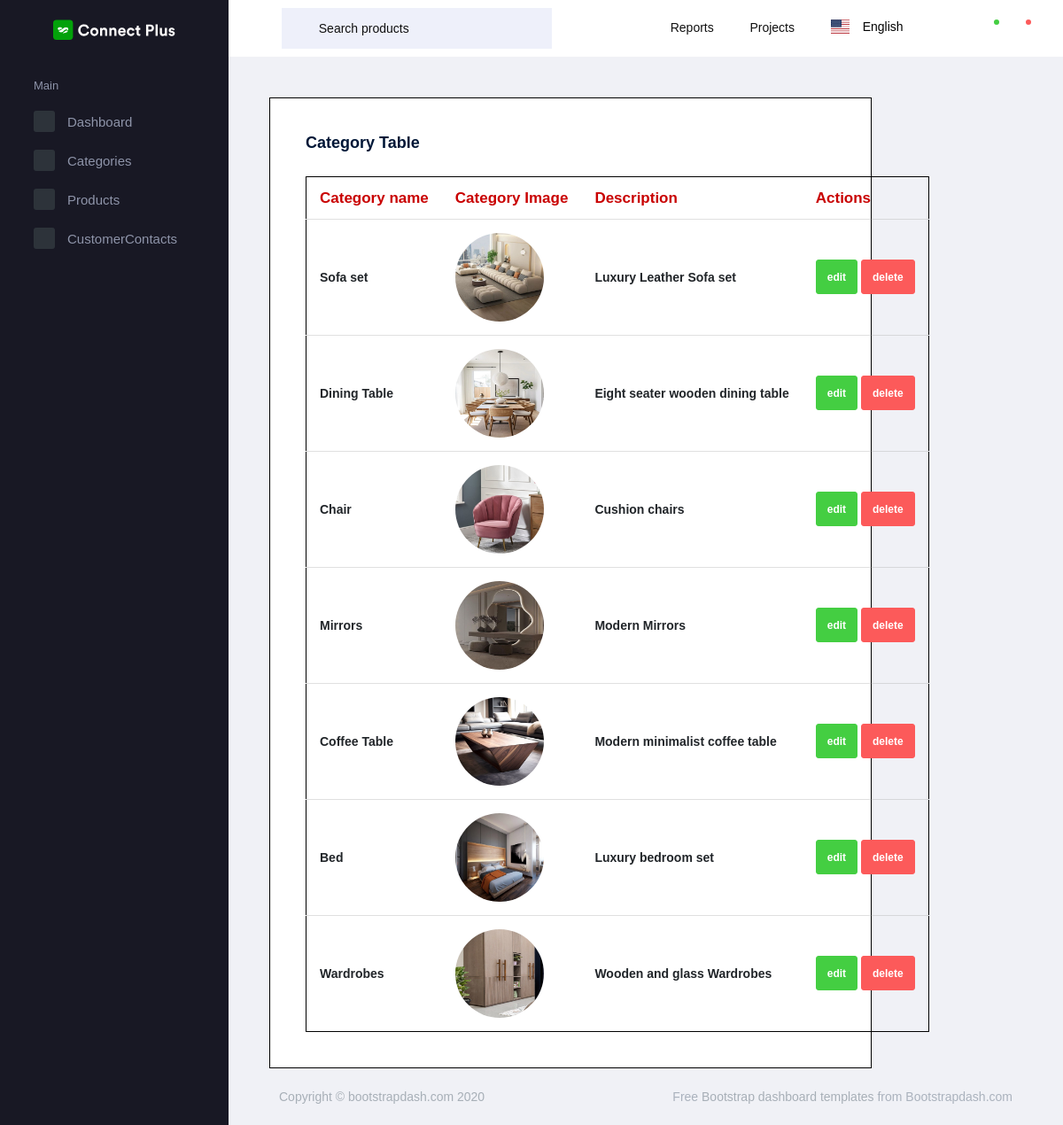
/furnitures/displaycategoryfn/, run on the app's committed database.
### FurnitureApp/models.py (models this page shows)
class Categoryclass(models.Model):
    cname=models.CharField(max_length=100,null=True,blank=True)
    cimage=models.ImageField(upload_to="categorypics",null=True,blank=True)
    cdescription=models.TextField(max_length=100,null=True,blank=True)

### FurnitureApp/views.py (the view)
# urls.py: path('displaycategoryfn/',views.displaycategoryfn,name="displaycategoryfn"),
def displaycategoryfn(request):
    data=Categoryclass.objects.all()
    return render(request,"displaycategory.html",{'data':data})

### FurnitureApp/templates/displaycategory.html (shortened to what this page needs)
<!DOCTYPE html>
{% extends "index.html" %}
{% block content %}
<html lang="en">
<head>
</head>
<body>
    <div class="card" style="width: 80%; border: solid 1px black;">
        <div class="card-body">
          <h3 class="card-title">Category Table</h3>
          <table class="table" style="border: solid 1px black;">
            <thead>
              <tr>
                <th style="font-weight: 900; font-size: 17px; color: rgb(201, 0, 0);">Category name</th>
                <th style="font-weight: 900; font-size: 17px; color: rgb(201, 0, 0);">Category Image</th>
                <th style="font-weight: 900; font-size: 17px; color: rgb(201, 0, 0);">Description</th>
                <th style="font-weight: 900; font-size: 17px; color: rgb(201, 0, 0);"   >Actions</th>
              </tr>
            </thead>
            <tbody>
              {% for i in data %}
              <tr>
                <td style="font-weight: 900; ">{{i.cname}}</td>
                <td><img src="{{i.cimage.url}}" style="width: 100px; height: 100px;"></td>
                <td style="font-weight: 900;">{{i.cdescription}}</td>
                <td>
                    <a href="{% url 'editcategoryfn' edit_id=i.id %}">
                        <button type="button" class="btn btn-success">edit</button>
                    </a>
                    <a href="{% url 'deletecategoryfn' del_id=i.id %}">
                        <button type="button" class="btn btn-danger">delete</button>
                    </a>
                  </td>
              </tr>
              {% endfor %}
            </tbody>
          </table>
        </div>
      </div>
</body>
</html>
{% endblock %}

### FurnitureApp/templates/index.html (shortened to what this page needs)
<!DOCTYPE html>
{% load static %}
<html lang="en">
  <head>
    <link rel="stylesheet" href="{% static 'adminpage/vendors/mdi/css/materialdesignicons.min.css' %}">
    <link rel="stylesheet" href="{% static 'adminpage/vendors/flag-icon-css/css/flag-icon.min.css' %}">
    <link rel="stylesheet" href="{% static 'adminpage/vendors/css/vendor.bundle.base.css' %}">
    <link rel="stylesheet" href="{% static 'adminpage/vendors/font-awesome/css/font-awesome.min.css' %}" />
    <link rel="stylesheet" href="{% static 'adminpage/vendors/bootstrap-datepicker/bootstrap-datepicker.min.css' %}">
    <link rel="stylesheet" href="{% static 'adminpage/css/style.css' %}">
  </head>
  <body>
    <div class="container-scroller">
      <nav class="navbar default-layout-navbar col-lg-12 col-12 p-0 fixed-top d-flex flex-row">
        <div class="text-center navbar-brand-wrapper d-flex align-items-center justify-content-center">
          <a class="navbar-brand brand-logo" href="index.html"><img src="assets/images/logo.svg" alt="logo" /></a>
        </div>
        <div class="navbar-menu-wrapper d-flex align-items-stretch">
          <button class="navbar-toggler navbar-toggler align-self-center" type="button" data-toggle="minimize">
            <span class="mdi mdi-menu"></span>
          </button>
          <div class="search-field d-none d-xl-block">
            <form class="d-flex align-items-center h-100" action="#">
              <div class="input-group">
                <div class="input-group-prepend bg-transparent">
                  <i class="input-group-text border-0 mdi mdi-magnify"></i>
                </div>
                <input type="text" class="form-control bg-transparent border-0" placeholder="Search products">
              </div>
            </form>
          </div>
          <ul class="navbar-nav navbar-nav-right">
            <li class="nav-item  dropdown d-none d-md-block">
              <a class="nav-link dropdown-toggle" id="reportDropdown" href="#" data-toggle="dropdown" aria-expanded="false"> Reports </a>
            </li>
            <li class="nav-item  dropdown d-none d-md-block">
              <a class="nav-link dropdown-toggle" id="projectDropdown" href="#" data-toggle="dropdown" aria-expanded="false"> Projects </a>
            </li>
            <li class="nav-item nav-language dropdown d-none d-md-block">
              <a class="nav-link dropdown-toggle" id="languageDropdown" href="#" data-toggle="dropdown" aria-expanded="false">
                <div class="nav-language-icon">
                  <i class="flag-icon flag-icon-us" title="us" id="us"></i>
                </div>
                <div class="nav-language-text">
                  <p class="mb-1 text-black">English</p>
                </div>
              </a>
            </li>
            <li class="nav-item nav-profile dropdown">
              <a class="nav-link dropdown-toggle" id="profileDropdown" href="#" data-toggle="dropdown" aria-expanded="false">
              </a>
            </li>
            <li class="nav-item dropdown">
              <a class="nav-link count-indicator dropdown-toggle" id="messageDropdown" href="#" data-toggle="dropdown" aria-expanded="false">
                <i class="mdi mdi-email-outline"></i>
                <span class="count-symbol bg-success"></span>
              </a>
            </li>
            <li class="nav-item dropdown">
              <a class="nav-link count-indicator dropdown-toggle" id="notificationDropdown" href="#" data-toggle="dropdown">
                <i class="mdi mdi-bell-outline"></i>
                <span class="count-symbol bg-danger"></span>
              </a>
            </li>
          </ul>
        </div>
      </nav>
      <div class="container-fluid page-body-wrapper">
        <nav class="sidebar sidebar-offcanvas" id="sidebar">
          <ul class="nav">
            <li class="nav-item nav-category">Main</li>
            <li class="nav-item">
              <a class="nav-link" href="{% url 'index' %}">
                <span class="icon-bg"><i class="mdi mdi-cube menu-icon"></i></span>
                <span class="menu-title">Dashboard</span>
              </a>
            </li>
            <li class="nav-item">
              <a class="nav-link" data-toggle="collapse" href="#ui-basic" aria-expanded="false" aria-controls="ui-basic">
                <span class="icon-bg"><i class="mdi mdi-crosshairs-gps menu-icon"></i></span>
                <span class="menu-title">Categories</span>
                <i class="menu-arrow"></i>
              </a>
            </li>
            <li class="nav-item">
              <a class="nav-link" data-toggle="collapse" href="#auth" aria-expanded="false" aria-controls="auth">
                <span class="icon-bg"><i class="mdi mdi-lock menu-icon"></i></span>
                <span class="menu-title">Products</span>
                <i class="menu-arrow"></i>
              </a>
            </li>
            <li class="nav-item">
              <a class="nav-link" href="{% url 'displaycontact' %}">
                <span class="icon-bg"><i class="mdi mdi-lock menu-icon"></i></span>
                <span class="menu-title">CustomerContacts</span>
              </a>
            </li>
          </ul>
        </nav>
        <div class="main-panel">
          <div class="content-wrapper">
        {% block content %}{% endblock %}
          </div>
          <footer class="footer">
            <div class="footer-inner-wraper">
              <div class="d-sm-flex justify-content-center justify-content-sm-between">
                <span class="text-muted d-block text-center text-sm-left d-sm-inline-block">Copyright © bootstrapdash.com 2020</span>
                <span class="float-none float-sm-right d-block mt-1 mt-sm-0 text-center"> Free <a href="https://www.bootstrapdash.com/" target="_blank">Bootstrap dashboard templates</a> from Bootstrapdash.com</span>
              </div>
            </div>
          </footer>
        </div>
     </div>
    </div>
  </body>
</html>

### data on the page
Categoryclass: cname "Sofa set", cimage (picture), cdescription "Luxury Leather Sofa set"
Categoryclass: cname "Dining Table", cimage (picture), cdescription "Eight seater wooden dining table"
Categoryclass: cname "Chair", cimage (picture), cdescription "Cushion chairs"
Categoryclass: cname "Mirrors", cimage (picture), cdescription "Modern Mirrors"
Categoryclass: cname "Coffee Table", cimage (picture), cdescription "Modern minimalist coffee table"
Categoryclass: cname "Bed", cimage (picture), cdescription "Luxury bedroom set"
Categoryclass: cname "Wardrobes", cimage (picture), cdescription "Wooden and glass Wardrobes"
